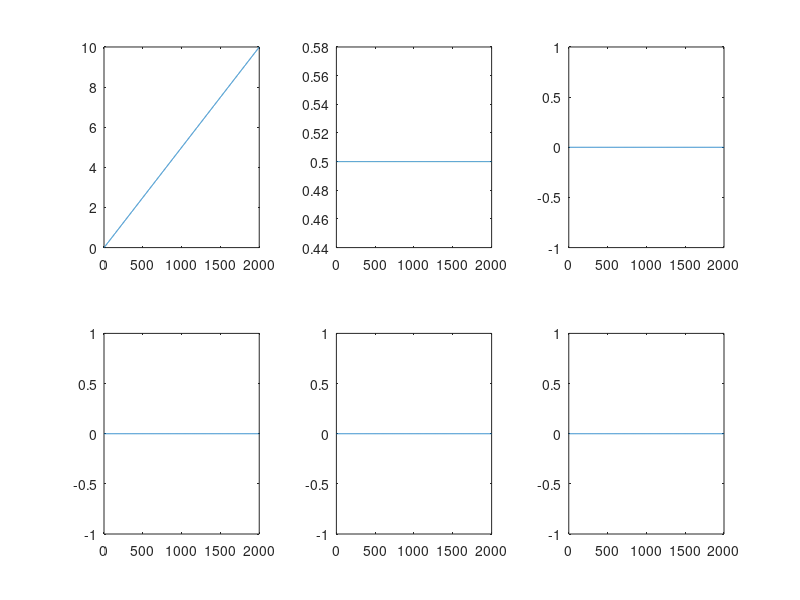

Recreate this plot in MATLAB. (Note: this script raises an error after producing the figure.)
%%
clear;
pt0 = 0;
vt0 = 0.5;
at0 = 0.0;

pa0 = 0;
va0 = 0;
aa0 = 0;

max_v = 1;
max_a = 2;
max_j = 5;

dt = 0.01;
%%
SIZE = 2000;
pt = zeros(1,2000);
vt = zeros(1,2000);
at = zeros(1,2000);

pa = zeros(1,2000);
va = zeros(1,2000);
aa = zeros(1,2000);

pt(1) = pt0;
vt(1) = vt0;
at(1) = at0;

pa(1) = pa0;
va(1) = va0;
aa(1) = aa0;



for i = 2:2000
    at(i) = at(i-1);
    vt(i) = vt(i-1) + at(i-1)*dt;
    pt(i) = pt(i-1) + vt(i-1)*dt + 0.5*at(i-1)*dt*dt;

    aa(i) = aa0;
    va(i) = va(i-1) + aa(i-1)*dt;
    pa(i) = pa(i-1) + va(i-1)*dt + 0.5*aa(i-1)*dt*dt;
end
%%
subplot(2,3,1)
plot(pt)
subplot(2,3,2)
plot(vt)
subplot(2,3,3)
plot(at)
subplot(2,3,4)
plot(pa)
subplot(2,3,5)
plot(va)
subplot(2,3,6)
plot(aa)

%%
clear
syms a b c d e f T t

func = a*t^5 + b*t^4 + c*t^3 + d*t^2 + e*t^1 + f

dfunc = diff(func, t)

%%
clear
syms T1 T2 T3 T4 T5 T6 T7
syms p0 v0 a0 pe ve ae T
syms max_v max_a max_j

a1 = a0 + max_j * T1;
v1 = v0 + 0.5*(a0+a1)*T1;
p1 = v0 * T1 + max_j * T1;
